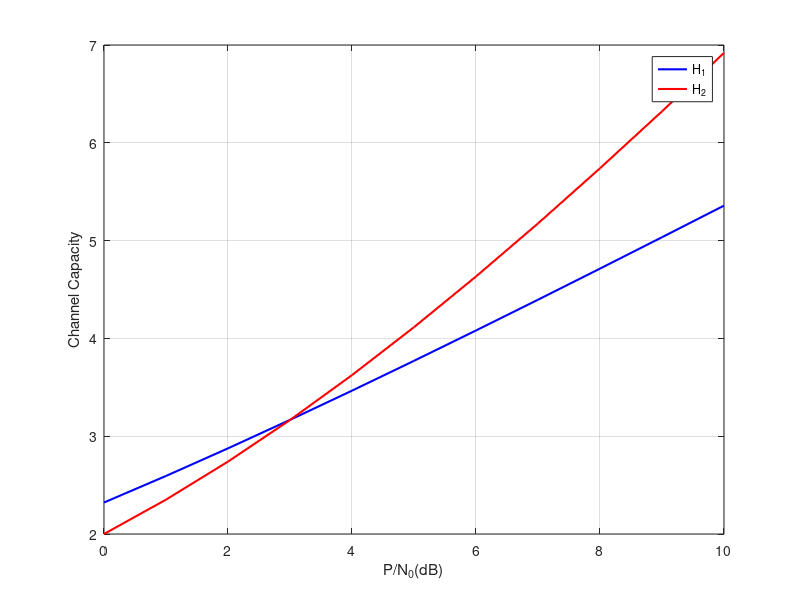

Source code (MATLAB):
clc
clear all
close all

SNR_dB = 0:10;
snr = 10.^(SNR_dB/10);
C1 = log2(1+4*snr);
C2 = 2*log2(1+snr);

plot(SNR_dB, C1, '-b','LineWidth',1.5);
hold on;
plot(SNR_dB, C2, '-r','LineWidth',1.5);
grid on;
legend('H_1','H_2');
xlabel('P/N_0(dB)');
ylabel('Channel Capacity');

